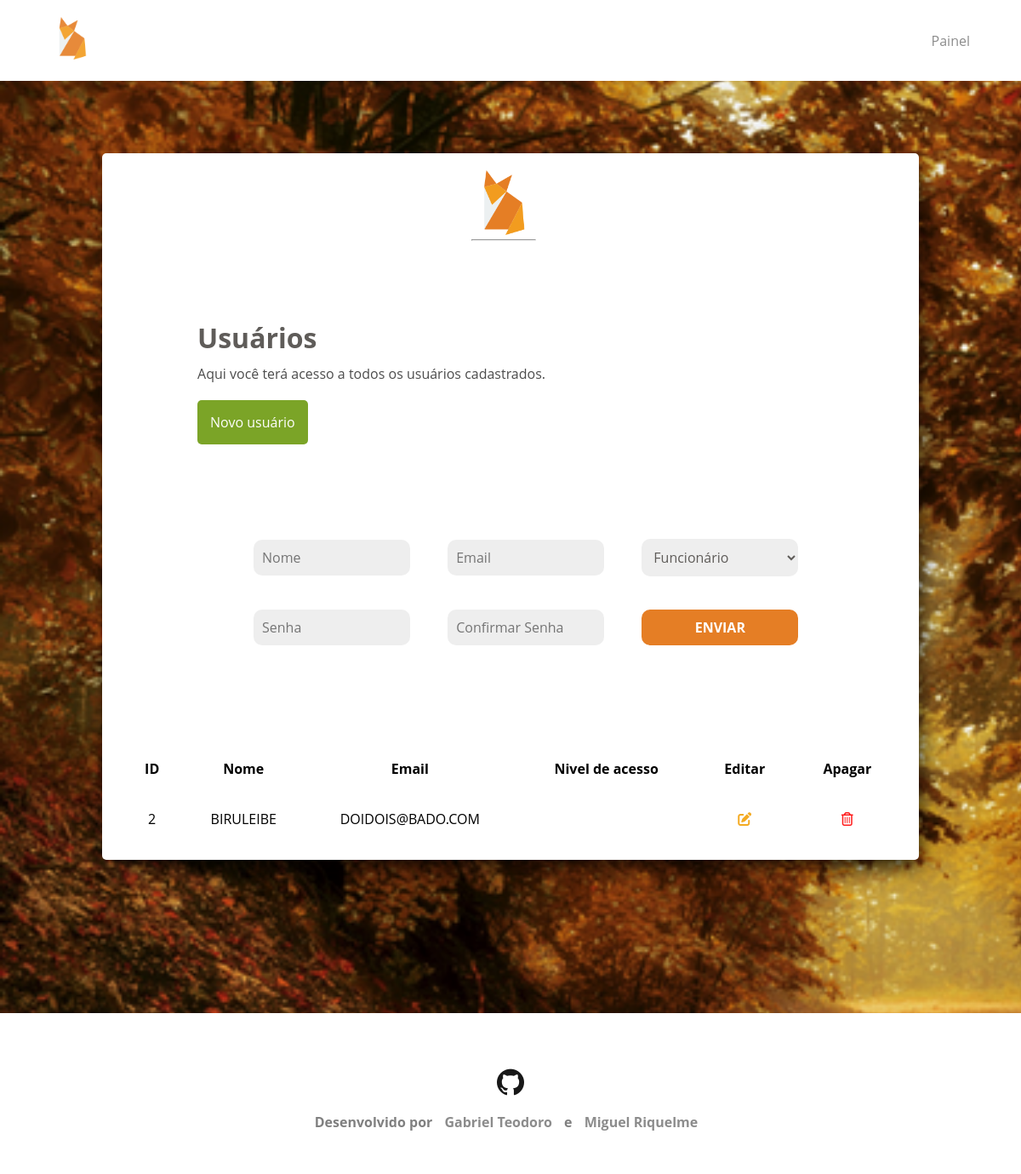
/pages/painel.php, run on an earlier commit of the app's database.
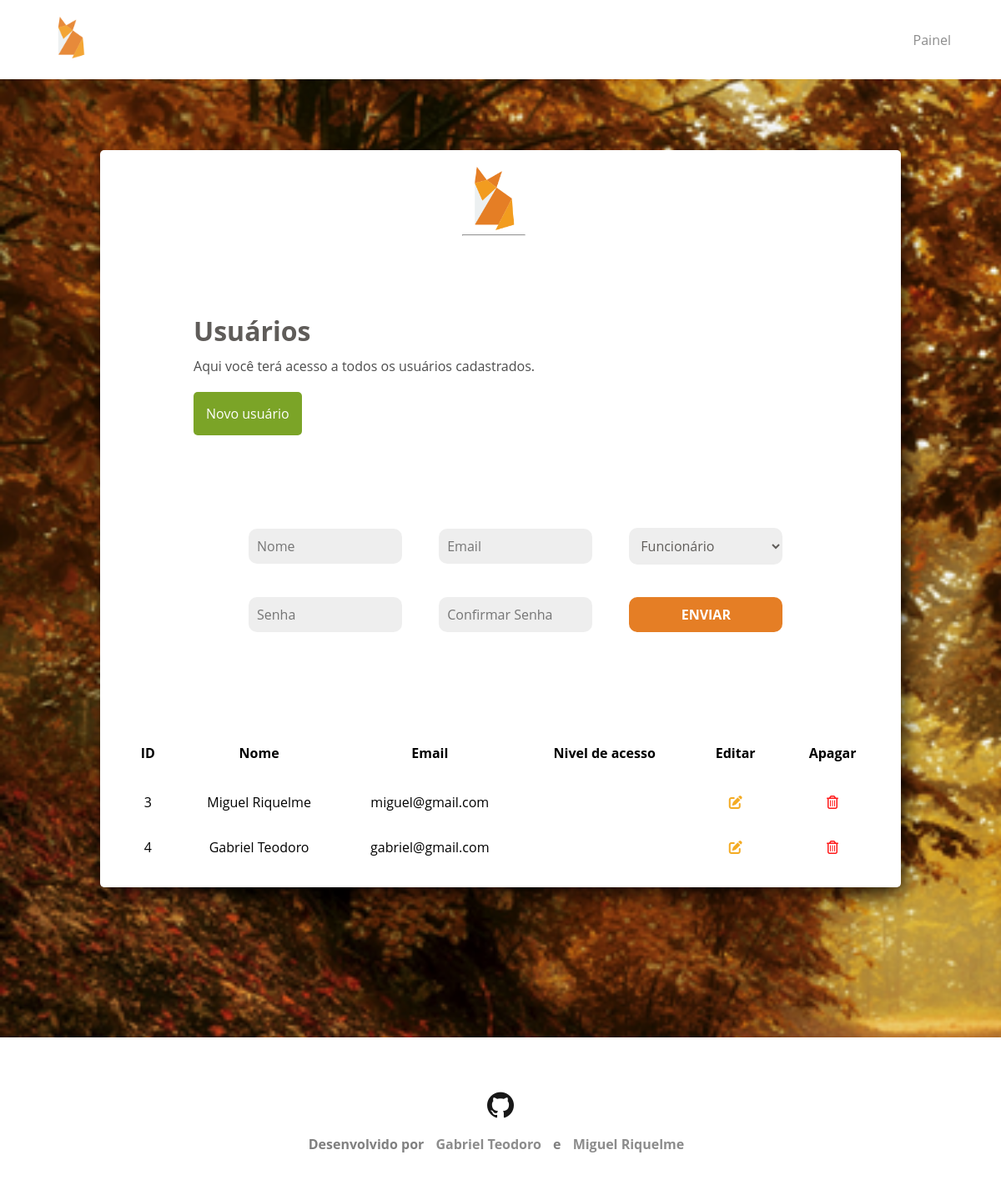
And on a later commit of the database.
### tables this page shows
CREATE TABLE `tbusuario` (
  `idUsuario` int(11) NOT NULL,
  `nomeUsuario` varchar(255) NOT NULL,
  `emailUsuario` varchar(255) NOT NULL,
  `senhaUsuario` varchar(16) NOT NULL,
  `idNivelAcesso` int(11) NOT NULL
);

### classes/User.php (called while the page is built, shortened)
<?php
class User
{
    public static function list()
    {
        $query = "SELECT U.idUsuario, U.nomeUsuario, U.emailUsuario, U.senhaUsuario, N.descNivelAcesso
                  FROM tbUsuario AS U
                  INNER JOIN tbNivelAcesso AS N
                  ON U.idNivelAcesso = N.idNivelAcesso";
        $Conn = DB::getConn();
        $stmt = $Conn->query($query);
        $result = $stmt->fetchAll();
        return $result;
    }
}

### pages/painel.php (the view, shortened to what this page needs)
<?php
require_once '../classes/User.php';
$User = new User();
$Userlist = $User->list();
?>
<!DOCTYPE html>
<html lang="pt-br">
    <head>
        <?php require_once '../assets/includes/head.php'; ?>
    </head>
    <body>
        <header>
            <a href="home.php">
                <img src="../assets/img/geral/origami.png"/>
            </a>
            <nav>
                <li><a href="painel.php">Painel</a></li>
            </nav>
        </header>
        <div class="card-painel">
            <div class="foto-painel">
                <img src="../assets/img/geral/origami.png" width="15%"/>
                <hr>
            </div>
            <div class="titulo">
                <h4>Usuários</h4>
                <p>Aqui você terá acesso a todos os usuários cadastrados.</p>
                <button class="nUser">Novo usuário</button>
            </div>
            <div class="form">
                <form action="">
                    <input type="text" name="" id="" placeholder="Nome">
                    <input type="text" name="" id="" placeholder="Email">
                    <select id="nivel">
                        <option value="">Funcionário</option>
                    </select>
                    <input type="password" name="" id="" placeholder="Senha">
                    <input type="password" name="" id="" placeholder="Confirmar Senha">
                    <input id="buttonEnviar" type="button" value="ENVIAR">
                </form>
            </div>
            <?php if(count($Userlist)): ?>
                <div class="tabela">
                    <table>
                        <tr>
                            <th>ID</th>
                            <th>Nome</th>
                            <th>Email</th>
                            <th>Nivel de acesso</th>
                            <th>Editar</th>
                            <th>Apagar</th>
                        </tr>
                        <?php foreach($Userlist as $User): ?>
                            <tr>
                                <td><?php echo $User['idUsuario'] ?></td>
                                <td><?php echo $User['nomeUsuario'] ?></td>
                                <td><?php echo $User['emailUsuario']?></td>
                                <td><?php echo $User['nivel'] ?></td>
                                <td><a href=""><i class="fas fa-edit edit"></a></td>
                                <td><a href=""><i class="far fa-trash-alt delete"></i></a></td>
                            </tr>
                        <?php endforeach; ?>
                    </table>
                </div>
            <?php else: echo "<pre>Não há usuários cadastrados.</pre>";?>
            <?php endif; ?>
        </div>
        <footer class="footer">
            <?php require_once '../assets/includes/footer.php'; ?>
        </footer>
    </body>
</html>

What changed in the data, as far as the page shows it:
removed tbusuario: idUsuario "2", nomeUsuario "BIRULEIBE", emailUsuario "DOIDOIS@BADO.COM"
added tbusuario: idUsuario "3", nomeUsuario "Miguel Riquelme", emailUsuario "miguel@gmail.com"
added tbusuario: idUsuario "4", nomeUsuario "Gabriel Teodoro", emailUsuario "gabriel@gmail.com"
